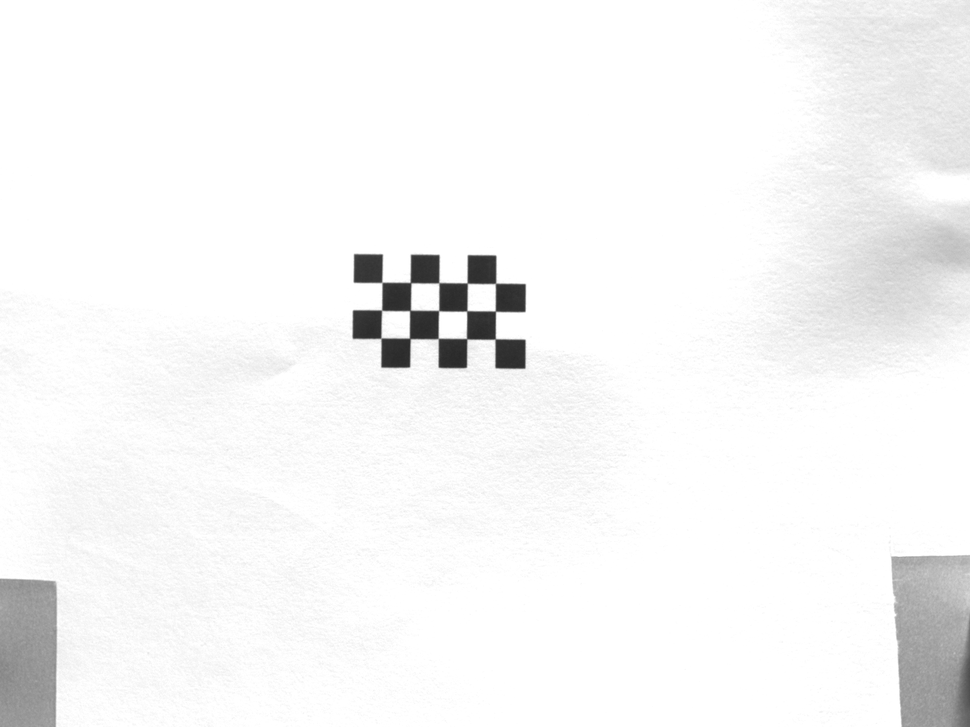
//> input picture images/image_captured.png, 970 x 727 px, shrunk from 1440 x 1080 before the run
$ ./get_rvec_tvec   (built with g++ and OpenCV 4)
//> lines starting //> are read from the running program, lines starting //| are printed output that depends on the picture
/*
Input:
camera matrix, distortion coefficient
One captured image
rmatrix, tvec from laser plane to cam
Output:
rvec, tvec from target board to cam
target board's normal vector and origin
target board's normal vector and origin

Get rvec and tvec from the target board to camera from camera matix, distortion coefficient.
Find the target board plane's normal vector and one point on the plane in camera frame

*/

#include "opencv2/core.hpp"
#include "opencv2/imgproc.hpp"
#include "opencv2/imgcodecs.hpp"
#include "opencv2/highgui.hpp"
#include "opencv2/calib3d.hpp"
#include <iostream>
#include <fstream>
using namespace cv;
using namespace std;
vector<Point3f> createBoardPoints(Size2i board_shape, double diagonal_spacing);
vector<Point3f> createChessBoardCorners(Size2i board_shape, double squareSize);

int main(int argc, char **argv)
{
    // Mat image_dot = imread("images/image_captured2.png", IMREAD_GRAYSCALE);
    Mat image_dot = imread("images/image_captured.png", IMREAD_GRAYSCALE);
//> image_dot is the input picture: 727 rows x 970 cols, CV_8UC1; min 41, max 255, mean 245.9
    Mat image_dot_center(image_dot.rows, image_dot.cols, IMREAD_GRAYSCALE);
    Mat board_points(1000, 1000, IMREAD_GRAYSCALE);

    if (image_dot.empty())
    {
        cout << "Error opening image" << endl;
        return EXIT_FAILURE;
    }
    Size patternsize(5, 3); // how to define the size of asymmetric pattern?
    vector<Point2f> centers; // center of feature dots
    SimpleBlobDetector::Params params;
    params.maxArea = 10e4;
    // Ptr<FeatureDetector> blobDetector = new SimpleBlobDetector(params);
    Ptr<FeatureDetector> blobDetector = SimpleBlobDetector::create(params);
    // bool patternfound = findCirclesGrid(image_dot, patternsize, centers, CALIB_CB_ASYMMETRIC_GRID, blobDetector);
    bool patternfound = findChessboardCorners(image_dot, patternsize, centers, CALIB_CB_ASYMMETRIC_GRID);
//> centers = 15 Points (x, y), first 12: [381.9, 282.4], [410.5, 282.6], [438.8, 282.6], [467.2, 283], [495.6, 283.2], [381.6, 310.1], [410, 310.4], [438.6, 310.6], [466.7, 310.8], [495.4, 311.1], [381, 338.1], [409.7, 338.4]; patternfound = true
    cout << "image points: " << endl
         << centers << endl
         << endl;
//| image points:
//| [381.92712, 282.35965;
//|  410.5101, 282.5712;
//|  438.7821, 282.65408;
//> (the first 4 of 16 printed lines)
    drawChessboardCorners(image_dot_center, patternsize, Mat(centers), patternfound);
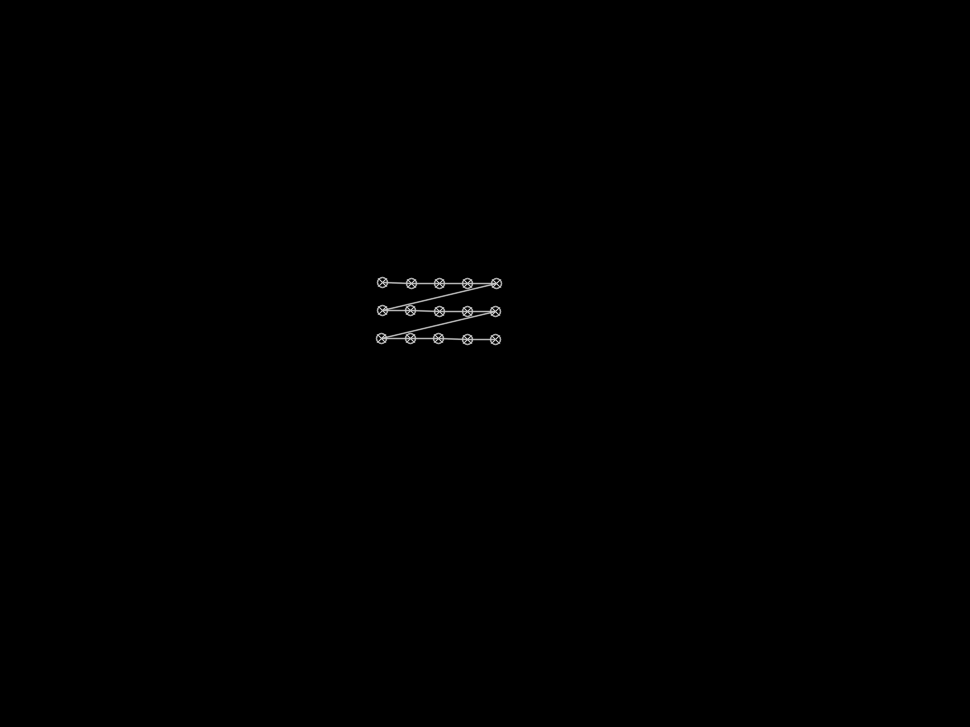
//> image_dot_center: 727 rows x 970 cols, CV_8UC1; min 0, max 200, mean 0.4

    // Size2i board_shape(5, 11);
    // double diagonal_spacing = 9;
    // vector<Point3f> boardPoints = createBoardPoints(board_shape, diagonal_spacing);
    Size2i board_shape(5, 3); // 5X3 corners
    double squareSize = 4.5; // 10% square size
    vector<Point3f> boardPoints = createChessBoardCorners(board_shape, squareSize);

    vector<Point2f> boardPoints_2D;
    for (int n = 0; n < boardPoints.size(); n++)
    {
        boardPoints_2D.push_back(Point2f( 10*(boardPoints[n].x + 2*squareSize), 10*(boardPoints[n].y + squareSize) )); // to show the target board feature dot, reverse y axis, zoom and shift to center of image
    }
    drawChessboardCorners(board_points, board_shape, Mat(boardPoints_2D), patternfound);
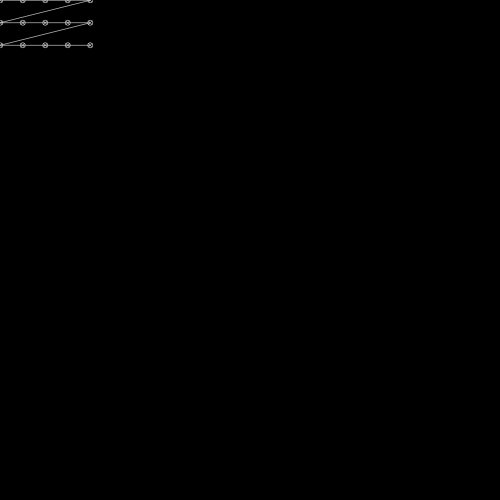
//> board_points: 1000 rows x 1000 cols, CV_8UC1 (shown at 1/2 size); min 0, max 200, mean 0.4
    cout << "target board points: " << endl
         << boardPoints << endl
         << "size of board: " << boardPoints.size() << endl
         << endl;

    // import camera matrix and distortion coefficients from txt file
    ifstream intrin("values/intrinsic.txt");
    vector<double> cameraMatrix_values;
    double val;
    while (intrin >> val)
    {
        cameraMatrix_values.push_back(val);
    }
    ifstream dist("values/distortion.txt");
    vector<double> distCoeffs_values;
    while (dist >> val)
    {
        distCoeffs_values.push_back(val);
    }

    Mat cameraMatrix = Mat(3, 3, CV_64FC1, cameraMatrix_values.data());
//> (the run ends here: the program stops with an error, at `Mat distCoeffs = Mat(5, 1, CV_64FC1, distCoeffs_values.data());`)

$ run again, with images/Board5x3.png copied over images/image_captured.png
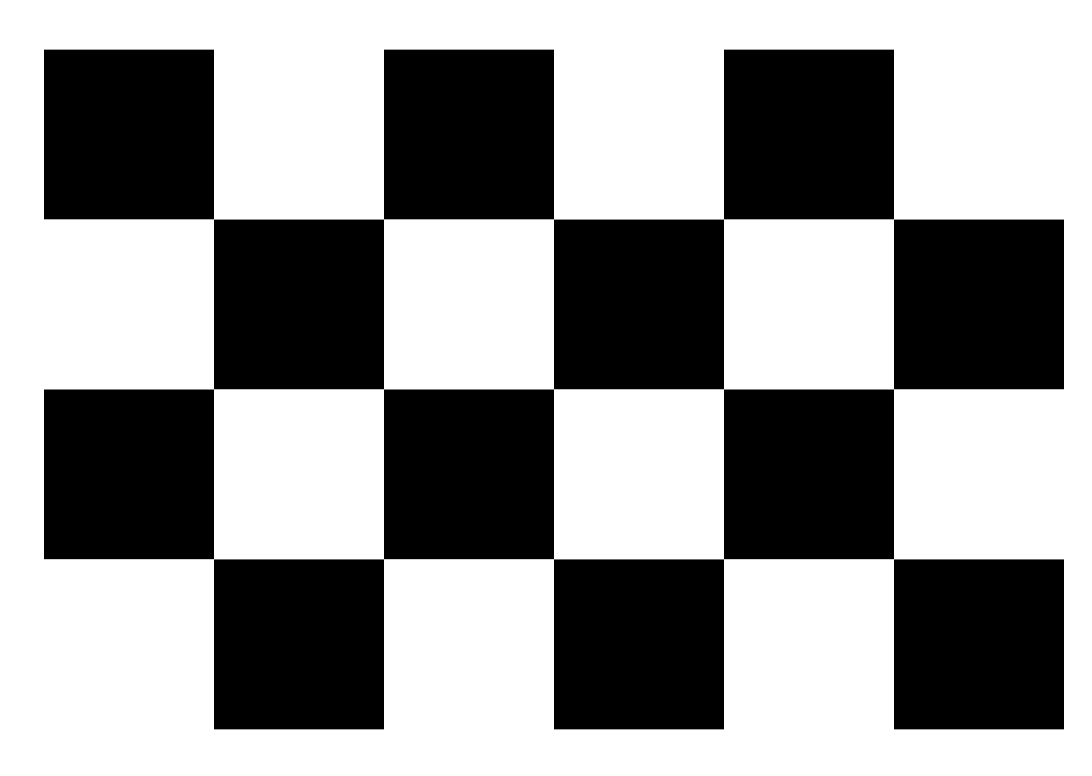
//> input picture images/Board5x3.png, 1092 x 776 px
//> image_dot is the input picture: 776 rows x 1092 cols, CV_8UC1; min 0, max 255, mean 150.8
//> centers = 15 Points (x, y), first 12: [213.5, 218.9], [383.5, 218.9], [553.5, 218.9], [723.5, 218.9], [893.5, 218.9], [213.5, 388.8], [383.5, 388.8], [553.5, 388.8], [723.5, 388.8], [893.5, 388.8], [213.5, 558.7], [383.5, 558.7]; patternfound = true
//| image points:
//| [213.50641, 218.94659;
//|  383.49445, 218.9472;
//|  553.50555, 218.9472;
//> (the first 4 of 16 printed lines)
//> `drawChessboardCorners(image_dot_center, patternsize, Mat(centers), pat..`:
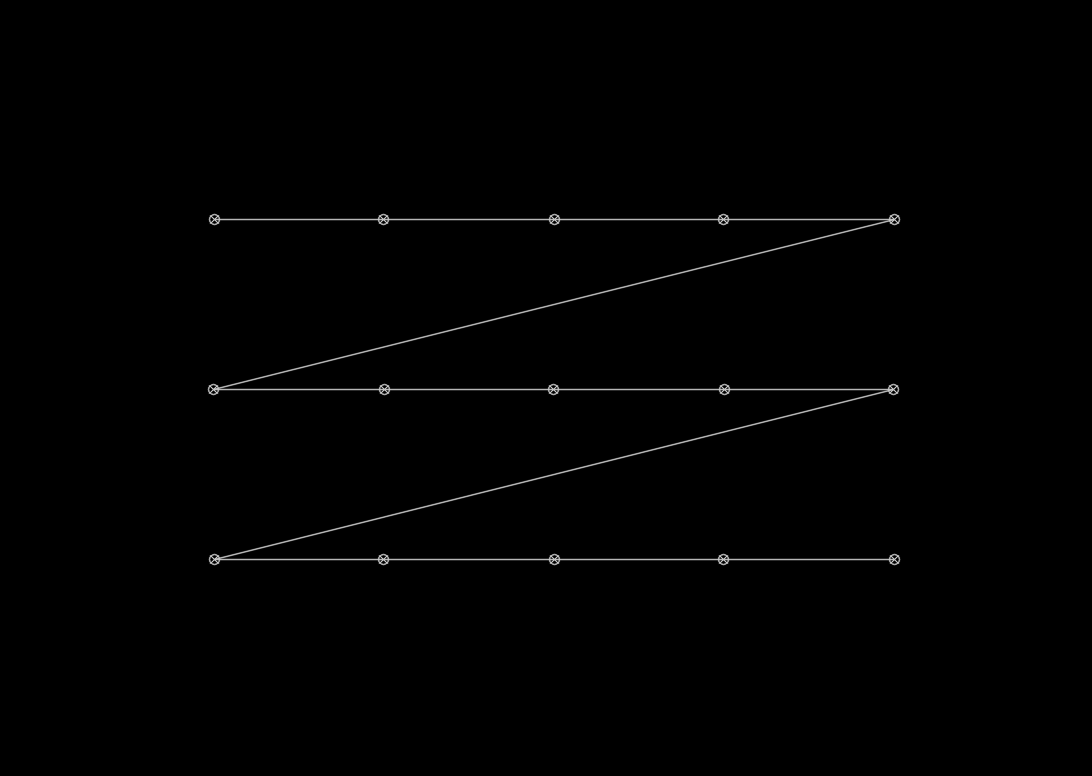
//> image_dot_center: 776 rows x 1092 cols, CV_8UC1; min 0, max 200, mean 1.3
